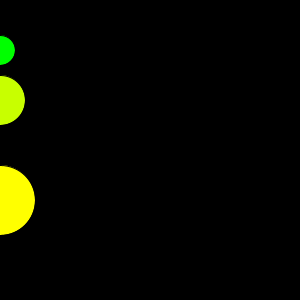
Frame 1 (no input)
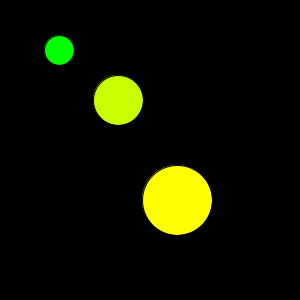
Frame 60 (the mouse pressed at the canvas centre just before this capture)
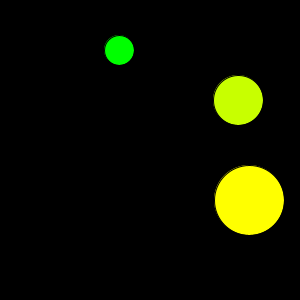
Frame 120 (the mouse held since frame 60 and released just before this capture)

The Processing sketch that drew these frames (run headless with seeded random() and noise(); from frame 60 on, the mouse is pressed at the canvas centre):

// Processing sketch: ex14_05
// ── ex14_05.pde
// 본문 코드: 원 세 개 좌우 반사 (생성자 오버로딩)

Circle c1, c2, c3;

void setup() {
  size(300, 300);
  c1 = new Circle();
  c2 = new Circle(0, 100);
  c3 = new Circle(255, 0, 200, 70, 3);
}

void draw() {
  background(0);
  c1.display();
  c1.move();
  c2.display();
  c2.move();
  c3.display();
  c3.move();
}

// 클래스 코드

class Circle {
  float c, x, y, d, velocity;

  Circle() {
    this(0, 0, 50, 30, 1);
  }

  Circle(float x, float y) {
    this(200, x, y, 50, 2);
  }

  Circle(float c, float x, float y, float d, float velocity) {
    this.c = c;
    this.x = x;
    this.y = y;
    this.d = d;
    this.velocity = velocity;
  }

  void display() {
    fill(c, 255, 0);
    ellipse(x, y, d, d);
  }

  void move() {
    x += velocity;
    if (x < 0 || x > width) {
      velocity *= -1;
    }
  }
}
